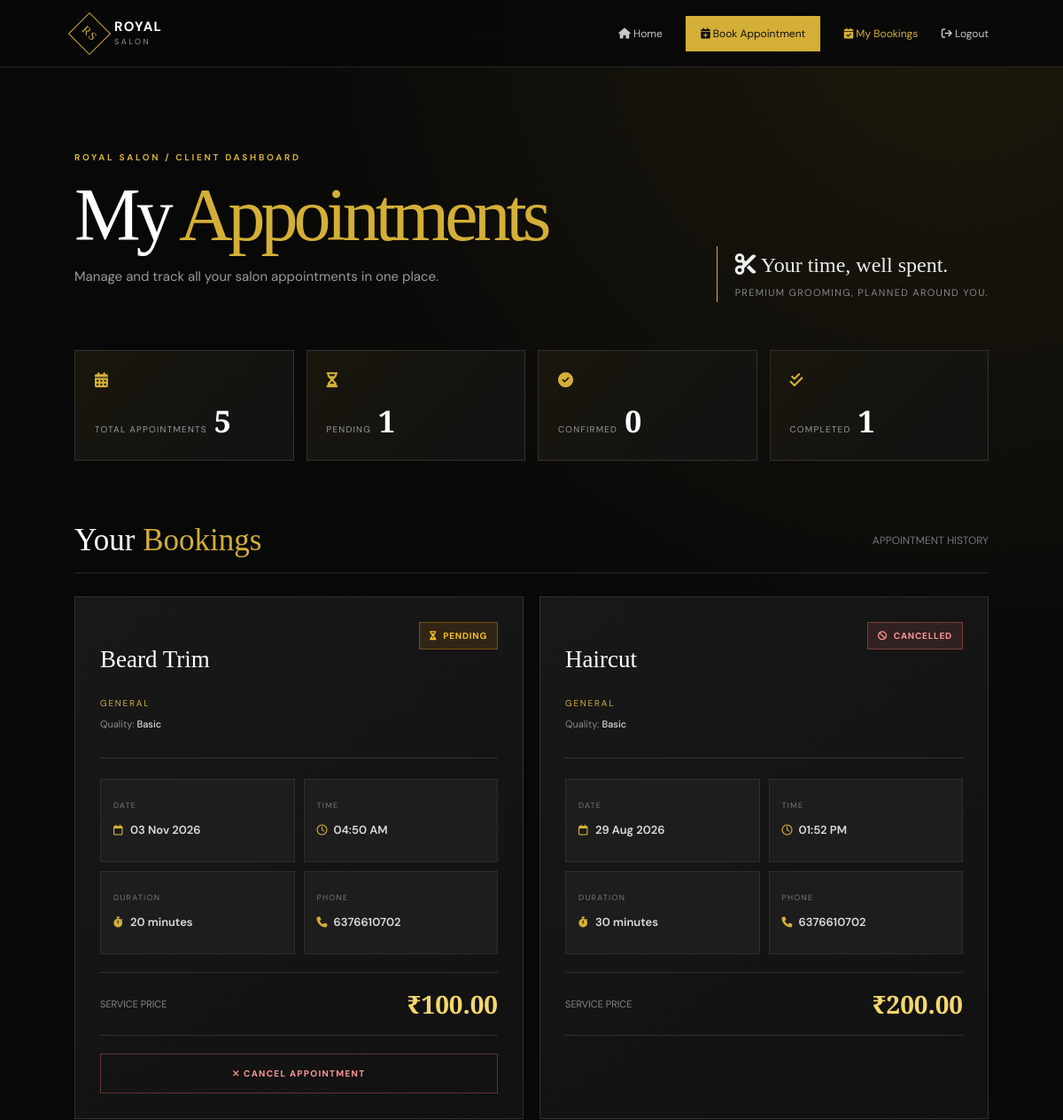
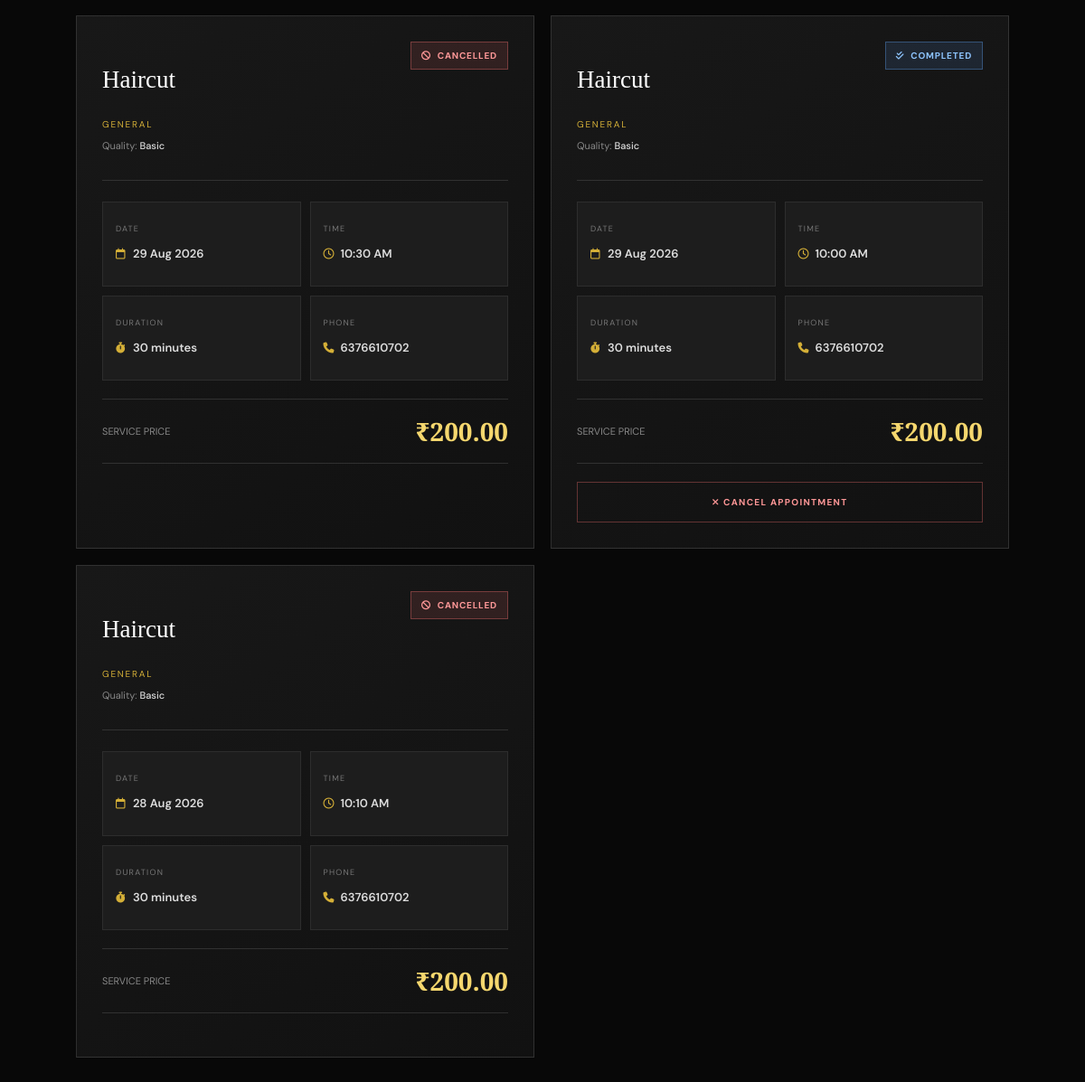
Page /my-bookings/ (signed in) on the committed database (2 pictures, top to bottom).
### users/models.py (models this page shows, shortened)
class Appointment(models.Model):
    STATUS_CHOICES = [
        ("Pending", "Pending"),
        ("Confirmed", "Confirmed"),
        ("Completed", "Completed"),
        ("Cancelled", "Cancelled"),
    ]
    user = models.ForeignKey(
        User,
        on_delete=models.CASCADE
    )
    service = models.ForeignKey(
        Service,
        on_delete=models.CASCADE
    )
    date = models.DateField()
    time = models.TimeField()
    phone = models.CharField(
        max_length=15
    )
    status = models.CharField(
        max_length=20,
        choices=STATUS_CHOICES,
        default="Pending"
    )
    created_at = models.DateTimeField(
        auto_now_add=True
    )

class Service(models.Model):
    CATEGORY_CHOICES = [
        ("Haircut", "Haircut"),
        ("Beard", "Beard"),
        ("Hair Color", "Hair Color"),
        ("Facial", "Facial"),
        ("Hair Styling", "Hair Styling"),
        ("Hair Spa", "Hair Spa"),
        ("Other", "Other"),
    ]
    QUALITY_CHOICES = [
        ("Basic", "Basic"),
        ("Premium", "Premium"),
        ("Luxury", "Luxury"),
    ]
    category = models.CharField(
        max_length=100,
        choices=CATEGORY_CHOICES
    )
    name = models.CharField(
        max_length=100
    )
    quality = models.CharField(
        max_length=50,
        choices=QUALITY_CHOICES,
        default="Basic"
    )
    description = models.TextField(
        blank=True
    )
    price = models.DecimalField(
        max_digits=10,
        decimal_places=2
    )
    duration = models.PositiveIntegerField(
        help_text="Duration in minutes"
    )
    image = models.ImageField(
        upload_to="services/",
        blank=True,
        null=True
    )
    active = models.BooleanField(
        default=True
    )

### users/views.py (the view)
@login_required(login_url="/login/")
def my_bookings(request):
    appointments = (
        Appointment.objects
        .filter(
            user=request.user
        )
        .select_related(
            "service"
        )
        .order_by(
            "-date",
            "-time"
        )
    )
    return render(
        request,
        "my_bookings.html",
        {
            "appointments":
                appointments
        }
    )

### templates/my_bookings.html (shortened to what this page needs)
{% load static %}
<!DOCTYPE html>
<html lang="en">
<head>
    <link rel="stylesheet" href="https://cdnjs.cloudflare.com/ajax/libs/font-awesome/6.5.2/css/all.min.css">
</head>
<body>
    <nav class="site-nav">
        <a class="brand" href="{% url 'home' %}" aria-label="Royal Salon home"><span class="brand-mark">RS</span><span class="brand-copy"><strong>Royal</strong><small>Salon</small></span></a>
        <div class="nav-menu" id="nav-menu"><a href="{% url 'home' %}"><i class="fa-solid fa-house" aria-hidden="true"></i> Home</a><a href="{% url 'book_appointment' %}" class="nav-cta"><i class="fa-solid fa-calendar-plus" aria-hidden="true"></i> Book Appointment</a><a href="{% url 'my_bookings' %}" class="active"><i class="fa-solid fa-calendar-check" aria-hidden="true"></i> My Bookings</a><a href="{% url 'logout' %}"><i class="fa-solid fa-arrow-right-from-bracket" aria-hidden="true"></i> Logout</a></div>
    </nav>
    <main class="page"><div class="container">
        <header class="hero fade-in"><div><p class="eyebrow">Royal Salon / Client Dashboard</p><h1>My <em>Appointments</em></h1><p class="hero-copy">Manage and track all your salon appointments in one place.</p></div><div class="hero-aside"><strong><i class="fa-solid fa-scissors" aria-hidden="true"></i> Your time, well spent.</strong>Premium grooming, planned around you.</div></header>
        <section class="stats" aria-label="Appointment statistics"><div class="stat-card fade-in"><div class="stat-icon"><i class="fa-solid fa-calendar-days" aria-hidden="true"></i></div><span class="stat-label">Total Appointments</span><strong class="stat-number">{{ appointments|length }}</strong></div><div class="stat-card fade-in"><div class="stat-icon"><i class="fa-solid fa-hourglass-half" aria-hidden="true"></i></div><span class="stat-label">Pending</span><strong class="stat-number" data-stat="Pending">0</strong></div><div class="stat-card fade-in"><div class="stat-icon"><i class="fa-solid fa-circle-check" aria-hidden="true"></i></div><span class="stat-label">Confirmed</span><strong class="stat-number" data-stat="Confirmed">0</strong></div><div class="stat-card fade-in"><div class="stat-icon"><i class="fa-solid fa-check-double" aria-hidden="true"></i></div><span class="stat-label">Completed</span><strong class="stat-number" data-stat="Completed">0</strong></div></section>
        {% if appointments %}<div class="section-heading"><h2>Your <em>Bookings</em></h2><p>APPOINTMENT HISTORY</p></div><section class="bookings" aria-label="Your appointments">
            {% for appointment in appointments %}<article class="booking-card fade-in" data-status="{{ appointment.status }}"><div class="card-top"><div><h3 class="service-name">{{ appointment.service.name }}</h3><p class="category">{{ appointment.service.category }}</p><p class="quality-line">Quality: <strong>{{ appointment.service.quality }}</strong></p></div>{% if appointment.status == "Pending" %}<span class="status status-pending"><i class="fa-solid fa-hourglass-half" aria-hidden="true"></i> Pending</span>{% elif appointment.status == "Confirmed" %}<span class="status status-confirmed"><i class="fa-solid fa-circle-check" aria-hidden="true"></i> Confirmed</span>{% elif appointment.status == "Completed" %}<span class="status status-completed"><i class="fa-solid fa-check-double" aria-hidden="true"></i> Completed</span>{% else %}<span class="status status-cancelled"><i class="fa-solid fa-ban" aria-hidden="true"></i> Cancelled</span>{% endif %}</div><div class="details"><div class="detail"><p class="detail-label">Date</p><p class="detail-value"><i class="fa-regular fa-calendar" aria-hidden="true"></i>{{ appointment.date|date:"d M Y" }}</p></div><div class="detail"><p class="detail-label">Time</p><p class="detail-value"><i class="fa-regular fa-clock" aria-hidden="true"></i>{{ appointment.time|time:"h:i A" }}</p></div><div class="detail"><p class="detail-label">Duration</p><p class="detail-value"><i class="fa-solid fa-stopwatch" aria-hidden="true"></i>{{ appointment.service.duration }} minutes</p></div><div class="detail"><p class="detail-label">Phone</p><p class="detail-value"><i class="fa-solid fa-phone" aria-hidden="true"></i>{{ appointment.phone }}</p></div></div><div class="price-row"><span class="price-label">Service Price</span><strong class="price">₹{{ appointment.service.price }}</strong></div>{% if appointment.status != "Cancelled" %}<form method="post" action="{% url 'cancel_booking' appointment.id %}" class="cancel-form" onsubmit="return confirm('Are you sure you want to cancel this appointment?');">{% csrf_token %}<button type="submit" class="cancel-btn"><i class="fa-solid fa-xmark" aria-hidden="true"></i> Cancel Appointment</button></form>{% endif %}</article>{% endfor %}
        </section>{% endif %}
    </div></main>
</body>
</html>

### rows in the picture
Appointment: service.name "Beard Trim", service.category "GENERAL", service.quality "Basic", status "Pending" (drawn), date "03 Nov 2026", time "04:50 AM", service.duration "20", phone "6376610702", service.price "100.00"
Appointment: service.name "Haircut", service.category "GENERAL", service.quality "Basic", status "Cancelled" (drawn), date "29 Aug 2026", time "01:52 PM", service.duration "30", phone "6376610702", service.price "200.00"
Appointment: service.name "Haircut", service.category "GENERAL", service.quality "Basic", status "Cancelled" (drawn), date "29 Aug 2026", time "10:30 AM", service.duration "30", phone "6376610702", service.price "200.00"
Appointment: service.name "Haircut", service.category "GENERAL", service.quality "Basic", status "Completed" (drawn), date "29 Aug 2026", time "10:00 AM", service.duration "30", phone "6376610702", service.price "200.00"
Appointment: service.name "Haircut", service.category "GENERAL", service.quality "Basic", status "Cancelled" (drawn), date "28 Aug 2026", time "10:10 AM", service.duration "30", phone "6376610702", service.price "200.00"

### other values in the picture
{{ appointments|length }} "5"
